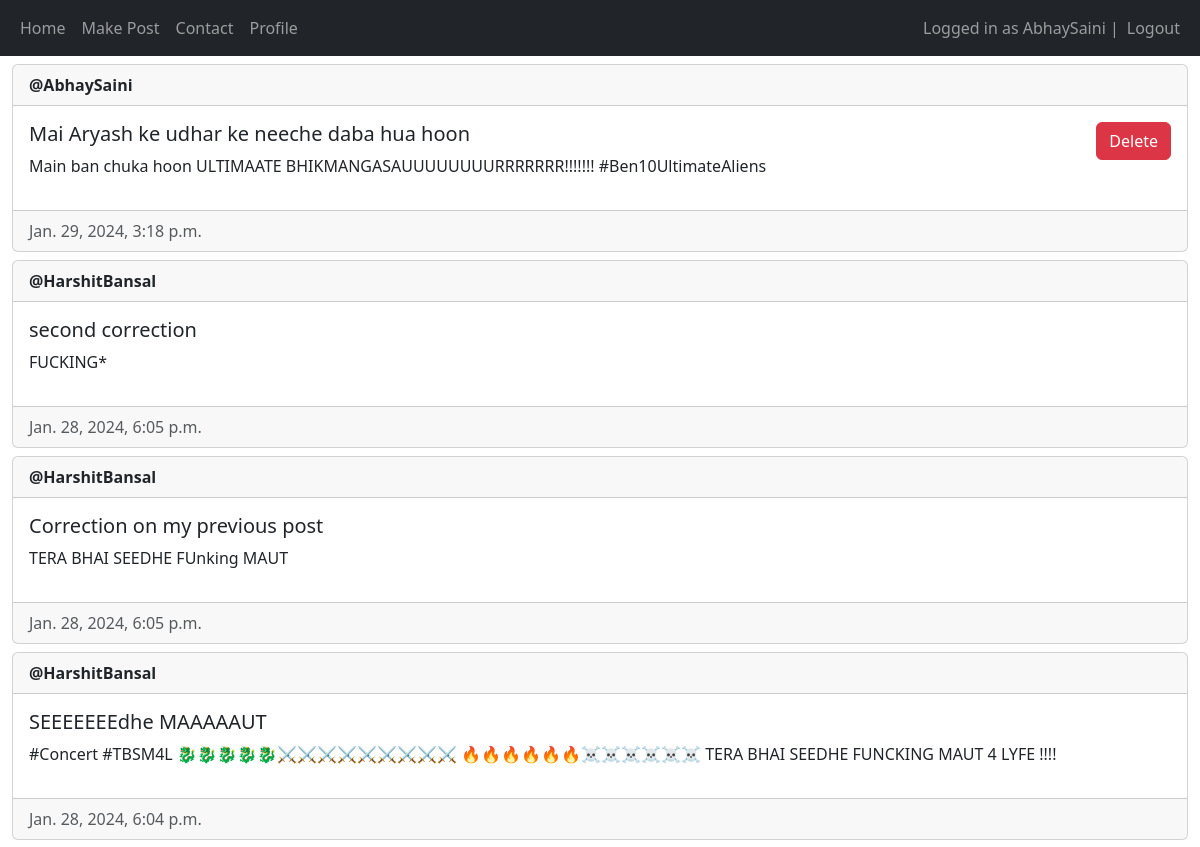
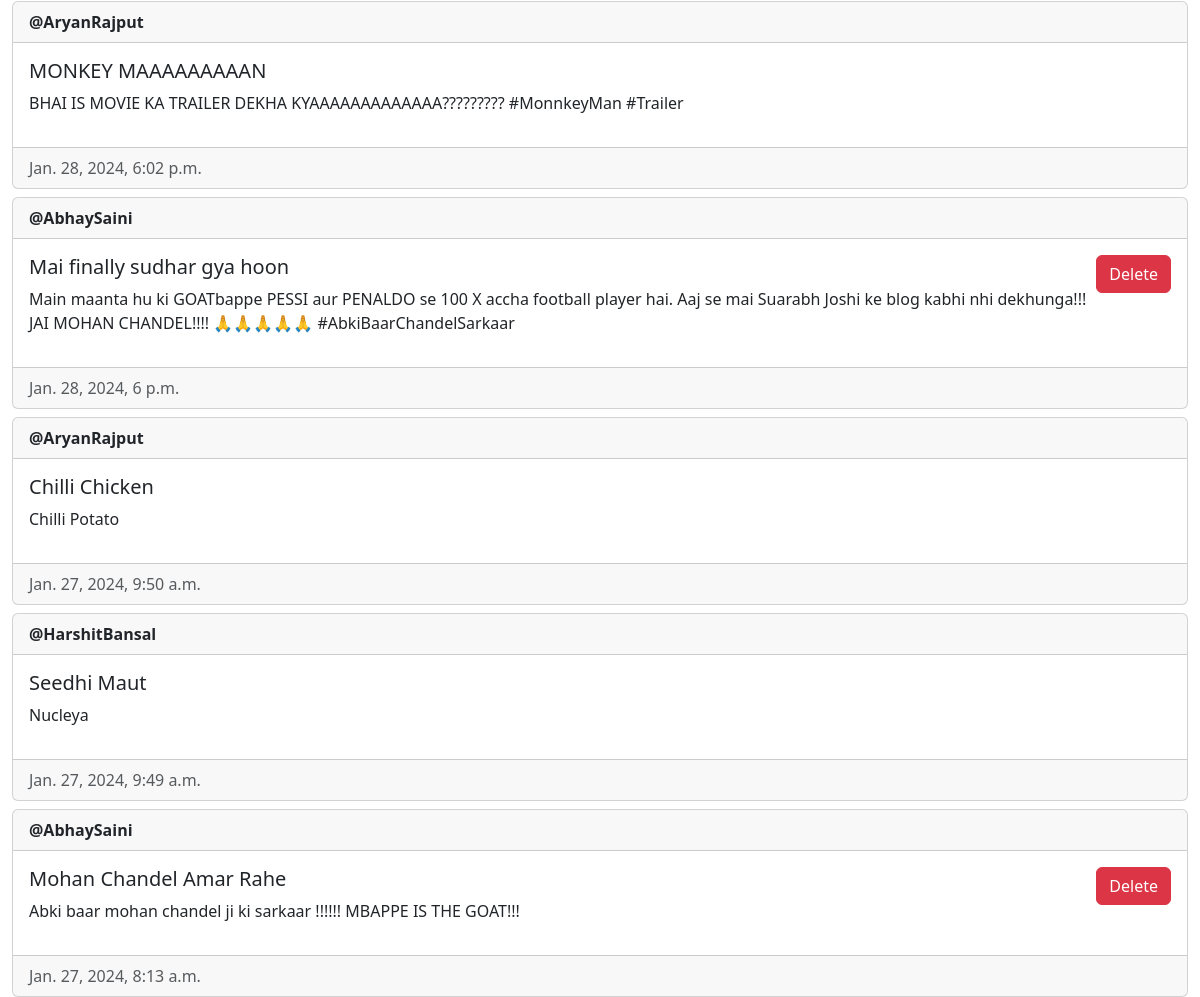
The app's page / (signed in) with its own data (2 pictures, top to bottom).
### main/models.py (models this page shows, shortened)
class Post(models.Model) :
    author = models.ForeignKey(User, on_delete = models.CASCADE)
    title = models.CharField(max_length=200)
    description = models.TextField()
    created_at = models.DateTimeField(auto_now_add=True)
    updated_at = models.DateTimeField(auto_now= True)

### main/views.py (the view, shortened to what this page needs)
# urls.py: path('', views.home, name="home"),
@login_required(login_url = "/login")
def home(request) :
    posts = Post.objects.all().order_by("-created_at")
    return render(request, "main/home.html", {"posts" : posts})

### main/templates/main/home.html (shortened to what this page needs)
{% extends "main/base.html" %}
{% block content %}
{% for post in posts %}
<div class="card mt-2">
    <div class="card-header"><strong>@{{ post.author.username }}</strong></div>
    <div class="card-body d-flex flex-row justify-content-between">
        <div>
            <h5 class="card-title">{{ post.title }}</h5>
            <p>{{post.description}}</p>
        </div>
        <div>
            {% if user == post.author or perms.main.delete_post %}
                <form method="post">
                    <button type="submit" name="post-id" class="btn btn-danger" value="{{post.id}}">Delete</button>
                </form>
            {% endif %}
        </div>
    </div>
    <div class="card-footer text-muted">{{post.created_at}}</div>
</div>
{% empty %}
<p> No posts yet !!! </p>
{% endfor %}
{% endblock content %}

### main/templates/main/base.html (shortened to what this page needs)
<!DOCTYPE html>
<html lang="en">
<head>
    <link href="https://cdn.jsdelivr.net/npm/bootstrap@5.3.2/dist/css/bootstrap.min.css" rel="stylesheet">
</head>
<body>
    <nav class="navbar navbar-expand-lg navbar-dark bg-dark">
        <div class="container-fluid">
            <div>
                <ul class="navbar-nav">
                    <li class="nav-item">
                        <a class="nav-link" href="/home">Home</a>
                    </li>
                    <li class="nav-item">
                        <form action ="/create-post">
                            <button type="submit" value="submit" class="nav-link">Make Post</button>
                        </form>
                    </li>
                    <li class="nav-item">
                        <a class="nav-link" href="/contact">Contact</a>
                    </li>
                    <li class="nav-item">
                        <a class="nav-link" href="/my-profile">Profile</a>
                    </li>
                </ul>
            </div>
            <div>
                <ul class="navbar-nav">
                    {% if user.is_authenticated %}
                        <span class="navbar-text">Logged in as {{ user.username }} | </span>
                        <li class="nav-item">
                            <form action="/logout/" method="post">
                                <button class="nav-link" type="submit">Logout</button>
                            </form>
                        </li>
                    {% else %}
                        <li class="nav-item">
                            <a class="nav-link" href="/login">Login</a>
                        </li>
                    {% endif %}
                </ul>
            </div>
        </div>
    </nav>
    <div class="container-fluid">
        {% block content %}
        {% endblock content %}
    </div>
</body>
</html>

### records on screen
Post: author.username "AbhaySaini", title "Mai Aryash ke udhar ke neeche daba hua hoon", description "Main ban chuka hoon ULTIMAATE BHIKMANGASAUUUUUUUURRRRRRR!!!!!!! #Ben10UltimateAliens", {{ post.id }} 12 (drawn), created_at "Jan. 29, 2024, 3:18 p.m."
Post: author.username "HarshitBansal", title "second correction", description "FUCKING*", created_at "Jan. 28, 2024, 6:05 p.m."
Post: author.username "HarshitBansal", title "Correction on my previous post", description "TERA BHAI SEEDHE FUnking MAUT", created_at "Jan. 28, 2024, 6:05 p.m."
Post: author.username "HarshitBansal", title "SEEEEEEEdhe MAAAAAUT", description "#Concert #TBSM4L 🐉🐉🐉🐉🐉⚔️⚔️⚔️⚔️⚔️⚔️⚔️⚔️⚔️ 🔥🔥🔥🔥🔥🔥☠️☠️☠️☠️☠️☠️ TERA BHAI SEEDHE FUNCKING MAUT 4 LYFE !!!!", created_at "Jan. 28, 2024, 6:04 p.m."
Post: author.username "AryanRajput", title "MONKEY MAAAAAAAAAN", description "BHAI IS MOVIE KA TRAILER DEKHA KYAAAAAAAAAAAAA????????? #MonnkeyMan #Trailer", created_at "Jan. 28, 2024, 6:02 p.m."
Post: author.username "AbhaySaini", title "Mai finally sudhar gya hoon", description "Main maanta hu ki GOATbappe PESSI aur PENALDO se 100 X accha football player hai. Aaj se mai Suarabh Joshi ke blog kabhi nhi dekhunga!!! JAI MOHAN CHANDEL!!!! 🙏🙏🙏🙏🙏 #AbkiBaarChandelSarkaar", {{ post.id }} 7 (drawn), created_at "Jan. 28, 2024, 6 p.m."
Post: author.username "AryanRajput", title "Chilli Chicken", description "Chilli Potato", created_at "Jan. 27, 2024, 9:50 a.m."
Post: author.username "HarshitBansal", title "Seedhi Maut", description "Nucleya", created_at "Jan. 27, 2024, 9:49 a.m."
Post: author.username "AbhaySaini", title "Mohan Chandel Amar Rahe", description "Abki baar mohan chandel ji ki sarkaar !!!!!! MBAPPE IS THE GOAT!!!", {{ post.id }} 1 (drawn), created_at "Jan. 27, 2024, 8:13 a.m."

### other values on screen
{{ user.username }} "AbhaySaini"
